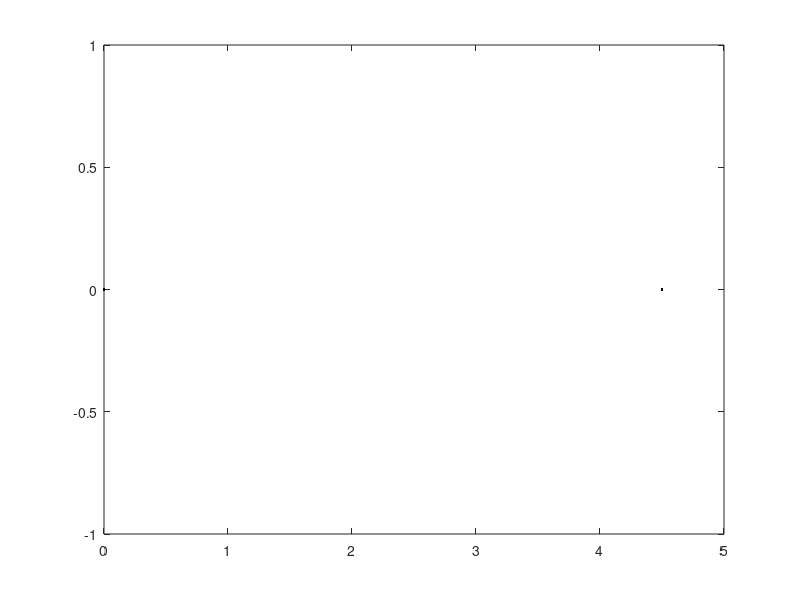

The MATLAB script that drew this image:
%-------------------------------------------------------------------------
% Construction of basic body part (all parts of same size and shape
%-------------------------------------------------------------------------
%                                                                    begin

% Basic body part of kinematic chain (rectangle)
Part.Pts    = [ 0 0; 1 0; 1 1; 0 1; 0 0]';
Part.Joints = [ 1/8 1/2; 7/8 1/2]';

% Add a row of ones to Pts to convert to homogeneous coordinates
Part.Pts    = [ Part.Pts; ...
                ones( 1, size( Part.Pts, 2 ) ) ];
Part.Joints = [ Part.Joints; ...
                ones( 1, size( Part.Joints, 2 ) ) ];
                           
% Scale part horizontally to its final size. 
S = [ 6  0  0  ; ...                      
      0  2  0  ; ...
      0  0  1 ];

Part.Pts    = S * Part.Pts;
% display(Part.Pts);
Part.Joints = S * Part.Joints;
% display(Part.Joints);


% Size of the scaled part (distance between joint points)
Part.d = norm( Part.Joints( 1:2, 2 ) - Part.Joints( 1:2, 1 ) );


% Place part's joint point at its rotation axis of the previous part. 
% This is done by translating the entire part so its "left" join point is 
% at the "right" joint point of the previous part. The base part will be
% connected to the origin of the World coordinate system. 
t = -Part.Joints( 1:2, 1 ) ;

T = [ 1  0  t(1)  ;...
      0  1  t(2)  ;...
      0  0   1   ]; 

Part.Pts    = T * Part.Pts;
Part.Joints = T * Part.Joints;

% Draw the local coordinate system for the body part
Part.x_axis = [ 0 0 1; 0 2 1]';
Part.y_axis = [ 0 0 1; 2 0 1]';

%                                                                       end
%--------------------------------------------------------------------------

% draw body part
plot( Part.Pts( 1, : ), Part.Pts( 2, : ), 'LineWidth', 3 )
axis equal;
axis( [ -5 15 -5 15 ] );
plot( Part.Joints( 1, : ), Part.Joints( 2, : ), ['k' '.'], 'LineWidth', 3 )
